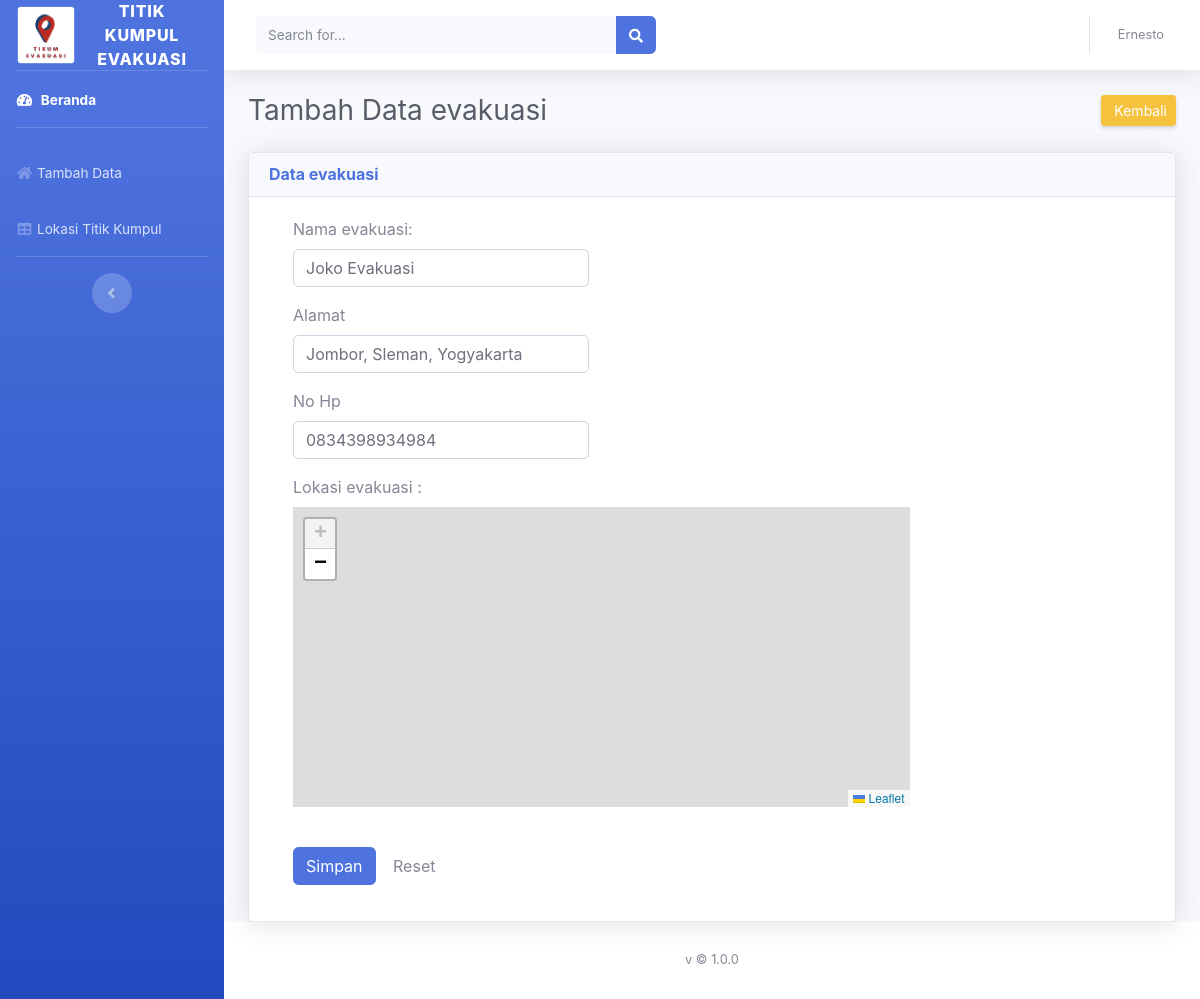
Page /admin/index.php?halaman=evakuasi&aksi=edit_evakuasi&id=2 on the committed database.
### tables this page shows
CREATE TABLE `tb_evakuasi` (
  `id_evakuasi` int(11) NOT NULL,
  `nama` varchar(100) NOT NULL,
  `alamat` text NOT NULL,
  `no_hp` varchar(13) NOT NULL,
  `lat` varchar(55) NOT NULL,
  `lng` varchar(55) NOT NULL
);

### admin/page/hal_ubah_evakuasi.php (the view, shortened to what this page needs)
<?php
include "../koneksi/koneksi.php";
$id = @$_GET['id'];
$sql = mysqli_query($koneksi, "select * from tb_evakuasi where id_evakuasi='$id'");
$result = $sql->fetch_assoc();
?>
<div class="container-fluid">
  <div class="d-sm-flex align-items-center justify-content-between mb-4">
    <h1 class="h3 mb-0 text-gray-800">Tambah Data evakuasi</h1>
    <a href="?halaman=evakuasi" class="d-none d-sm-inline-block btn btn-sm btn-warning shadow-sm"> Kembali</a>
  </div>
  <div class="row">
    <div class="col-xl-12 col-lg-7">
      <div class="card shadow mb-12">
        <div class="card-header py-12">
          <h6 class="m-0 font-weight-bold text-primary">Data evakuasi</h6>
        </div>
        <div class="card-body">
          <div class="col-md-9">
            <form class="form-horizontal" id="form" action="" method="post" enctype="multipart/form-data">
              <div class="form-group has-feedback">
                <div class="col-md-12">
                  <label>Nama evakuasi:</label>
                </div>
                <div class="col-sm-6">
                  <input type="text" class="form-control" name="nama" value="<?php echo $result['nama']; ?>" required>
                </div>
              </div>
              <div class="form-group has-feedback">
                <div class="col-md-12">
                  <label> Alamat </label>
                </div>
                <div class="col-sm-6">
                  <input type="text" class="form-control" name="alamat" value="<?php echo $result['alamat']; ?>"
                    required>
                </div>
              </div>
              <div class="form-group has-feedback">
                <div class="col-md-12">
                  <label>No Hp</label>
                </div>
                <div class="col-sm-6">
                  <input type="text" class="form-control" name="no_hp" value="<?php echo $result['no_hp']; ?>"
                    maxlength="13" required>
                </div>
              </div>
              <div class="form-group has-feedback">
                <div class="col-md-12">
                  <label> Lokasi evakuasi :</label>
                </div>
                <div class="col-sm-12">
                  <div id="mapid" style="height: 300px"></div>
                  <br>
                </div>
              </div>
              <div class="form-group">
                <div class="col-sm-offset-4 col-sm-6">
                  <input type="submit" class="btn btn-primary" name="kirim" value="Simpan">
                  <input type="reset" class="btn btn-default" nama="reset" value="Reset">
                </div>
              </div>
            </form>
          </div>
        </div>
      </div>
    </div>
  </div>
</div>

### rows in the picture
tb_evakuasi: nama "Joko Evakuasi", alamat "Jombor, Sleman, Yogyakarta", no_hp "0834398934984"
